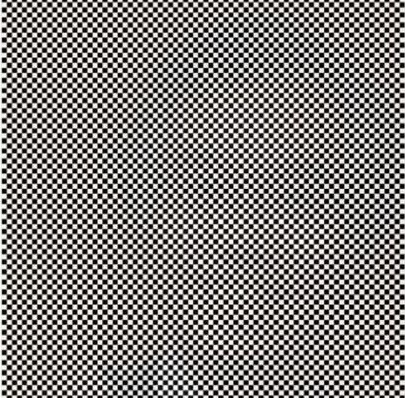
%> input picture reto_viral.jpg, 405 x 398 px
$ octave Notch2.m   (GNU Octave 9; MATLAB toolbox functions it lacks are replaced by stand-ins)
%> lines starting %> are read from the running program, lines starting %| are printed output that depends on the picture; in (x1, y1, x2, y2) boxes, pixels count from 0 and x2, y2 are one past the last pixel; in counts of white or black regions, pixels touching at a corner belong together; the program's own positions count from 1
### lpfilter.m
function H=lpfilter(tipus, M,N,D0,n)

[U,V]=dftuv(M,N);
D=sqrt(U.^2+V.^2);

%Hb=1/(1+(D(u,v)/D0)^2*n);

switch tipus
    case 'ideal'
        H=double(D<=D0);
    case 'btw'
%         if margin==4
%             n=1;
%         end
        H=1./(1+(D./D0).^(2*n));
    case 'gauss'
        H=exp(-((D.^2)/(2*D0^2)));
    otherwise
        error('Tipus desconocido')
end

### dftuv.m
function [U, V] = dftuv(M, N)
%DFTUV Computes meshgrid frequency matrices.
%   [U, V] = DFTUV(M, N) computes meshgrid frequency matrices U and
%   V.  U and V are useful for computing frequency-domain filter
%   functions that can be used with DFTFILT.  U and V are both
%   M-by-N.

%   Copyright 2002-2004 R. C. Gonzalez, R. E. Woods, & S. L. Eddins
%   Digital Image Processing Using MATLAB, Prentice-Hall, 2004
%   $Revision: 1.3 $  $Date: 2003/04/16 22:30:34 $

% Set up range of variables.
u = 0:(M - 1);
v = 0:(N - 1);

% Compute the indices for use in meshgrid.
idx = find(u > M/2);
u(idx) = u(idx) - M;
idy = find(v > N/2);
v(idy) = v(idy) - N;

% Compute the meshgrid arrays.
[V, U] = meshgrid(v, u);

### Notch2.m
clc, close all, clear all
ima = imread('reto_viral.jpg');
%> ima is the input picture: size 398x405x3 uint8; mean R, G, B 127.9, 124.6, 122.4
[fil, col, ca]=size(ima);
%> fil = 398; col = 405; ca = 3
if ca==3
    ima = rgb2gray(ima);
%> ima: size 398x405 uint8
end
% ima=rgb2gray(ima);
% figure, subplot(121),imshow(ima)
ima = double(ima);
%> ima: size 398x405 double
[x, y, z] = size(ima);
%> x = 398; y = 405; z = 1

% Create the noise
f = 0.4;  %Adjust frequency (works fine between 0.05 to 0.4)
w = (2 * pi * f);  %
A = 30;   %Adjust intensity
P = 0:w:y * w-w;
%> P = 405 values from 0 to 1015.4
R = A * sin(P);
R2 = zeros(x, y);

for i = 1:x
    R2(i, :) = R;
end
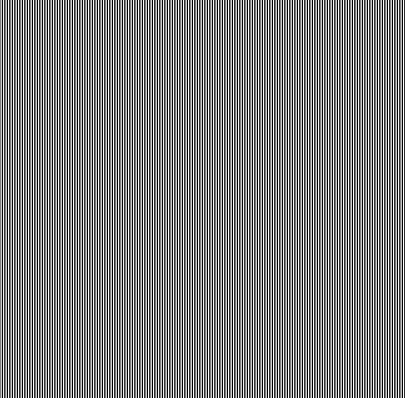
%> R2: size 398x405 double; min -28.53, max 28.53, mean 0; drawn with min black and max white

 R3 = zeros(x, y);
%Create the second noise ---------------(UNCOMMENT this section for bidirectional noise)
 f2 = 0.1; %Second frequency
 w2 = 2 * pi * f2;
 A2 = 40;  %Second intensity
 Pi = 0:w2:x * w2-w2;
%> Pi = 398 values from 0 to 249.4
 Ri = A * sin(Pi);

 for i = 1:y
    R3(:, i) = Ri;
 end
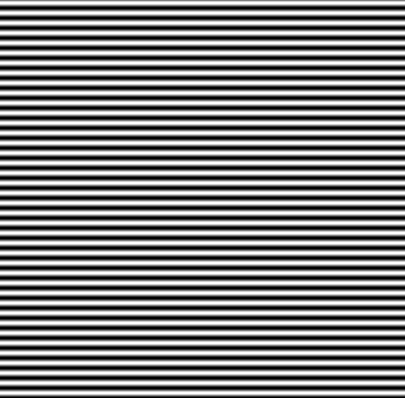
%> R3: size 398x405 double; min -28.53, max 28.53, mean 0.1; drawn with min black and max white

% alvaro.anzueto.rios@gmail.com
%%


% imN = R2 + ima + R3;
imN = double(ima);
me = mean(imN(:));
%> me = 125.4
imN = imN - me; %Substract the mean for better performance in Fourier
% subplot(122),imshow(uint8(imN))

imaf = fft2(ima);
imNf = fft2(imN);

fr = fftshift(imaf);
frN = fftshift(imNf);
fos = log(1+abs(fr));
fis = log(1+abs(frN));
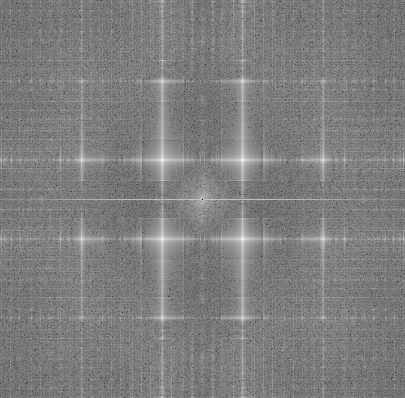
%> fis: size 398x405 double; min 9.64e-10, max 15.21, mean 7.56; drawn with min black and max white
% S=abs(fr);
figure, subplot(121), imshow(fos,[]), title('Orinal image spectrum');
subplot(122), imshow(fis,[]), title('Image with noise spectrum');
%%
figure, subplot(121), surf(fis, 'EdgeColor', 'none', 'LineStyle', 'none')
subplot(122), surf(fos, 'EdgeColor', 'none', 'LineStyle', 'none')
%> after `surf(fos, 'EdgeColor', 'none', 'LineStyle', 'none')`:
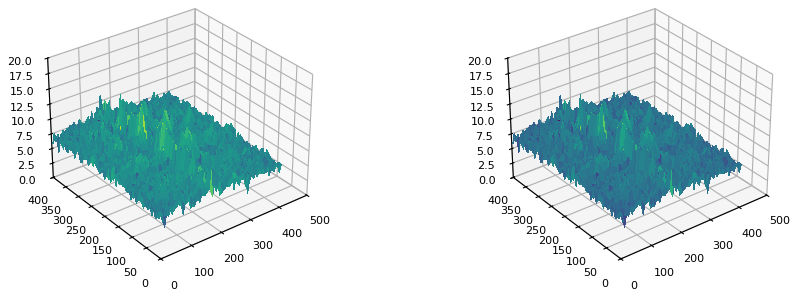
%> figure redrawn from the program's plot data, 2 panels


%%

g = size(ima);
%> g = [398 405]
[cx, cy] = meshgrid(1:1:g(1), 1:1:g(2));

fabs = abs(frN);

roi = 2;thresh = max(fabs(:)*.05);
%> after `thresh = max(fabs(:)*.05)`: thresh = 201208.7
local_extr = ordfilt2(fabs, roi^2, ones(roi));  % find local maximum within roi * roi range (works great with 2*2 or 3*3)

result = (fabs == local_extr) & (fabs > thresh);
%> result: size 398x405 logical; 0.07% white in thin lines or dots, all inside (x1, y1, x2, y2) = (81, 60, 324, 339)

figure, imshow(result),title('Local max'), hold on

m00 = sum(sum(double(result)));
%> m00 = 109
m01 = sum(sum(double(cy' .* result)))/m00;
%> m01 = 201.8
m10 = sum(sum(double(cx' .* result))    )/m00;
%> m10 = 209

s01 = sqrt(sum(sum(double((cy' - m01) .^ 2 .* result)))/m00);
%> s01 = 56.14
s10 = sqrt(sum(sum(double((cx' - m10) .^ 2 .* result)))/m00);
%> s10 = 61.87
s11 = sqrt(sum(sum(double((cx' - m10) .* (cy'-m01) .* result)))/m00);
%> s11 = 5.89

phi = .5 * atan((2 * s11 ^ 2)/(s10 ^ 2 - s01 ^ 2));
%> phi = 0.0511
plot(round(m01), round(m10), 'r*','Markersize', 20)
    an = rad2deg(phi)
%> an = 2.93

    ang = 0:0.1:2*pi;

    xp = m01+s01*real(exp(1i*(ang-phi)));
%> xp = 63 values, max 257.9 at index 2, min 145.7 at index 33, mean 202
    yp = m10+s10*imag(exp(1i*ang));
%> yp = 63 values, max 270.9 at index 17, min 147.2 at index 48, mean 209
    plot(xp,yp);
%> figure, not shown here; its title reads 'Local max'
    hold off

    BW = roipoly(ima, xp, yp);
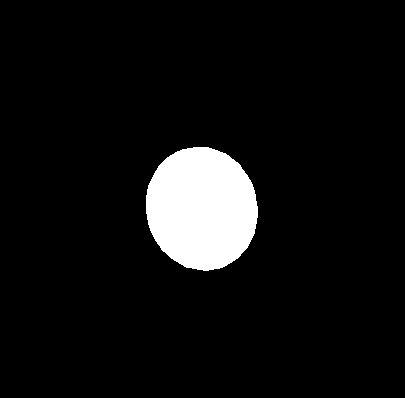
%> BW: size 398x405 logical; 6.8% white; 1 white region, box (x1, y1, x2, y2) and area: (146, 147, 258, 271) 10890

    result = result & ~BW;


[r, c] = find(result);                      %Find the coordinates of the max values
%> r = 51 values from 61 to 339; c = 51 values from 82 to 324
wer=0;
filt1=1-fftshift(lpfilter('gauss',7,7,10,1));
%%
for i = 1:length(r)

        a = frN(r(i) - 3:r(i) + 3, c(i) - 3:c(i) + 3);  %Set an area around the maximum
        b = mean(a(:));                    %Find the local minimum
        frN(r(i) - 3:r(i) + 3, c(i) - 3:c(i) + 3) = a.*filt1;  % assign the minimum of the local area to the entire area

        wer=wer+1

end
%> this loop made 51 passes
S=log(1+abs(frN));
Inew2=ifft2(ifftshift(frN));
figure,subplot(221),imshow(uint8(ima));
subplot(222),imshow(uint8(imN+me)); % Add again the mean to the image with noise and the reconstructed one
subplot(223),imshow(uint8(abs(Inew2+me)),[]);
%> after `imshow(uint8(abs(Inew2+me)),[])`:
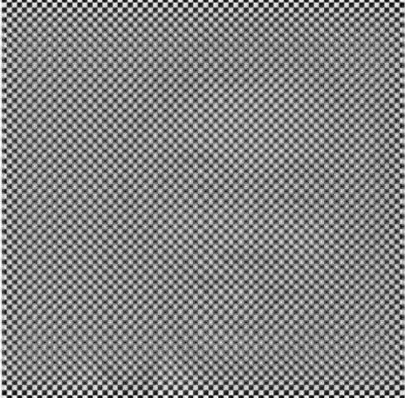
%> displayed picture: size 398x405, on the screen's scale of 0 to 255; min 0, max 255, mean 131.9
subplot(224),surf(S,'EdgeColor','none','LineStyle','none') %Show the notched spectrum
%> after `surf(S,'EdgeColor','none','LineStyle','none')`:
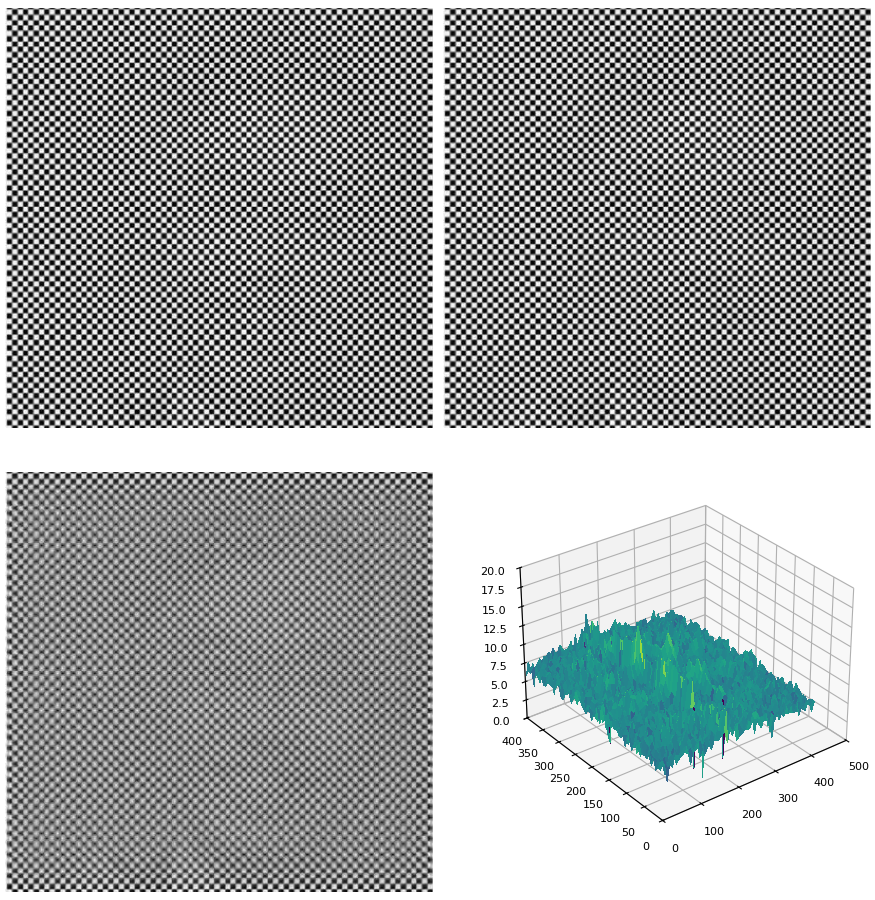
%> figure redrawn from the program's plot data, 4 panels

$ run again, with 1.JPG copied over reto_viral.jpg
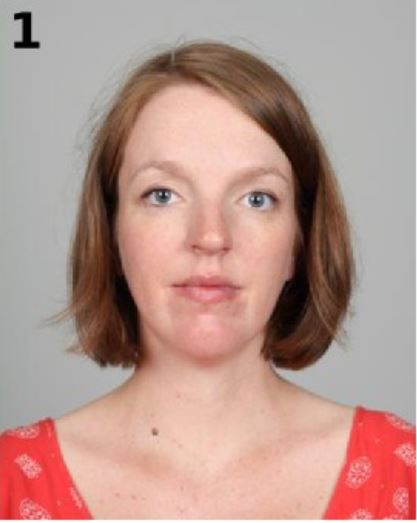
%> input picture 1.JPG, 417 x 523 px
%> ima is the input picture: size 523x417x3 uint8; mean R, G, B 183.6, 150.4, 142
%> after the loop `for i = 1:y`:
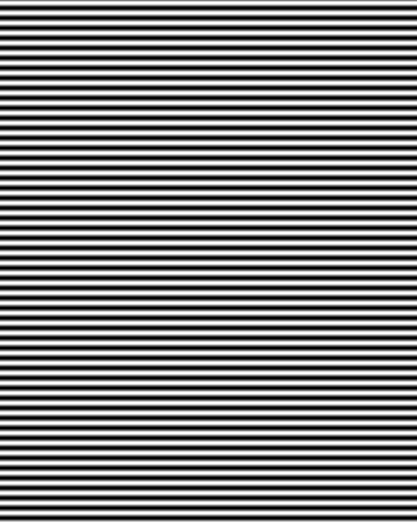
%> R3: size 523x417 double; min -28.53, max 28.53, mean 0.1; drawn with min black and max white
%> me = 159.3
%> thresh = 130625.7
%> m00 = 147
%> m01 = 210.2
%> m10 = 263.3
%> s01 = 7.41
%> s10 = 8.09
%> phi = -0.221
%> an = -12.68
%> xp = 63 values, max 217.6 at index 62, min 202.7 at index 30, mean 210.2
%> yp = 63 values, max 271.3 at index 17, min 255.2 at index 48, mean 263.3
%> BW: size 523x417 logical; 0.08% white; 1 white region, box (x1, y1, x2, y2) and area: (203, 255, 218, 271) 182
%> r = 97 values from 234 to 290; c = 97 values from 192 to 226
%> the loop `for i = 1:length(r)` made 97 passes
%> after the loop `for i = 1:length(r)`: wer = 97
%> `surf(S,'EdgeColor','none','LineStyle','none')`:
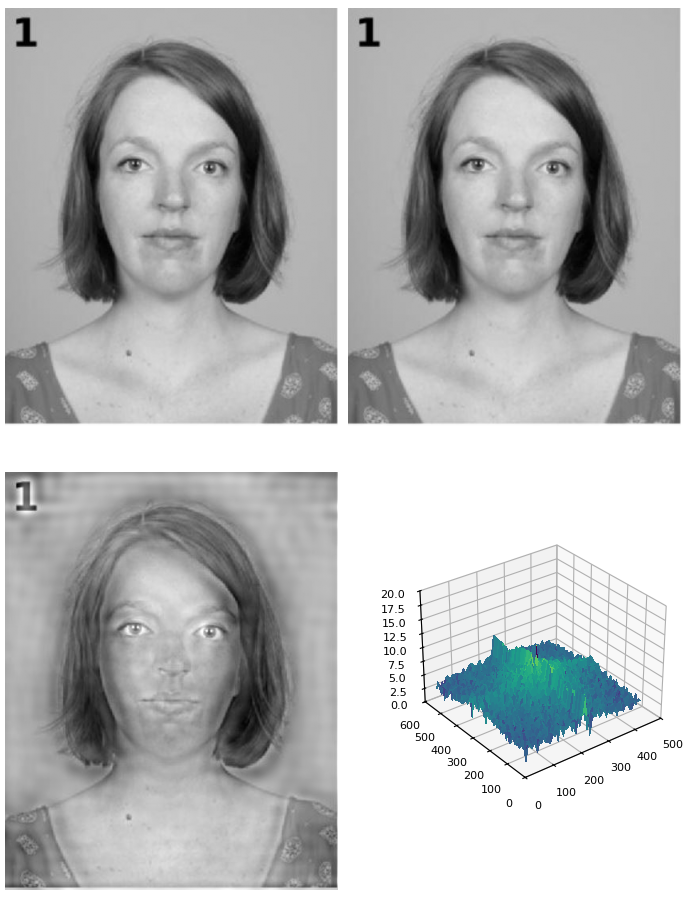
%> figure redrawn from the program's plot data, 4 panels

$ run again, with 1020.jpg copied over reto_viral.jpg
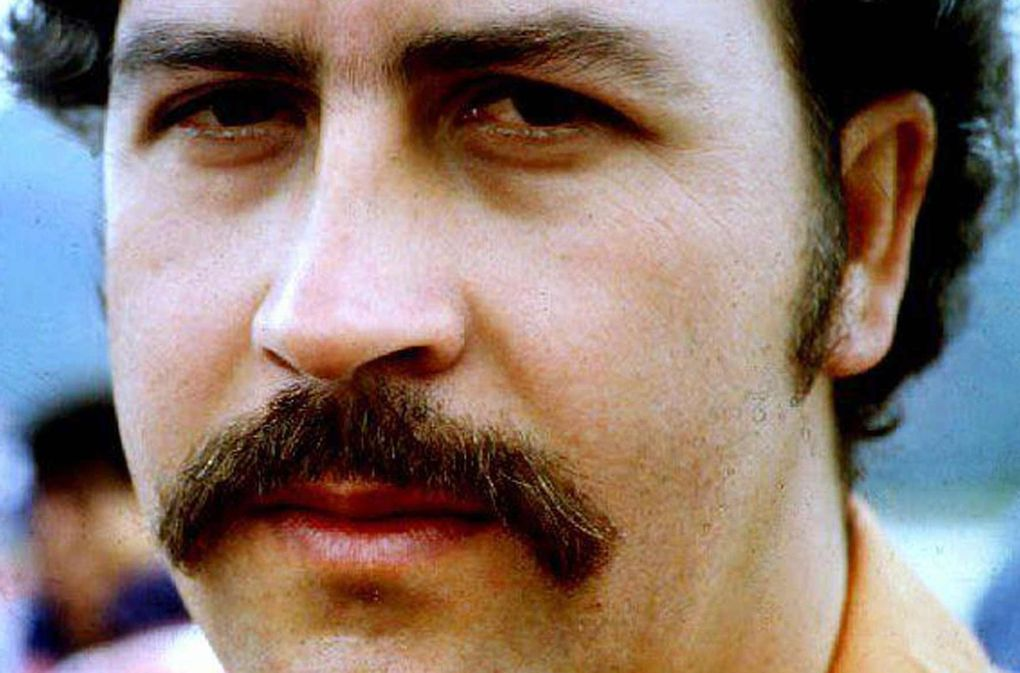
%> input picture 1020.jpg, 1020 x 673 px
%> ima is the input picture: size 673x1020x3 uint8; mean R, G, B 138.4, 121.1, 113.4
%> after the loop `for i = 1:y`:
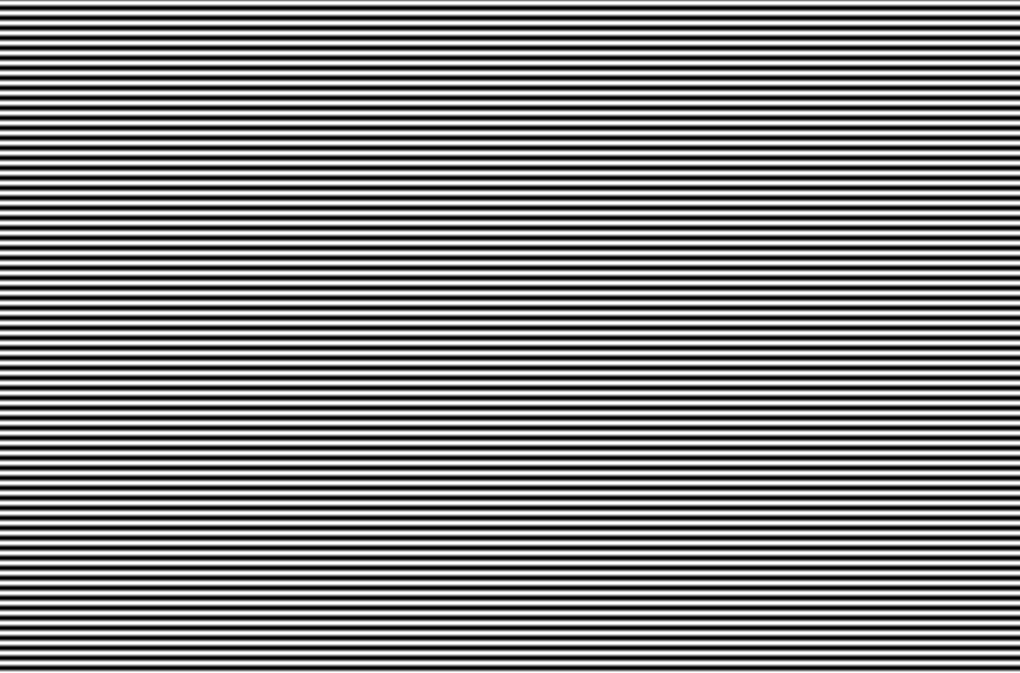
%> R3: size 673x1020 double; min -28.53, max 28.53, mean 0.1; drawn with min black and max white
%> me = 125.4
%> thresh = 616888.6
%> m00 = 146
%> m01 = 512.4
%> m10 = 338
%> s01 = 8.45
%> s10 = 5.93
%> s11 = 1.15
%> phi = -0.0364
%> an = -2.09
%> xp = 63 values, max 520.8 at index 1, min 503.9 at index 32, mean 512.4
%> yp = 63 values, max 344 at index 17, min 332.1 at index 48, mean 338
%> BW: size 673x1020 logical; 0.02% white; 1 white region, box (x1, y1, x2, y2) and area: (504, 332, 521, 344) 161
%> r = 95 values from 324 to 350; c = 95 values from 487 to 535
%> the loop `for i = 1:length(r)` made 95 passes
%> after the loop `for i = 1:length(r)`: wer = 95
%> `surf(S,'EdgeColor','none','LineStyle','none')`:
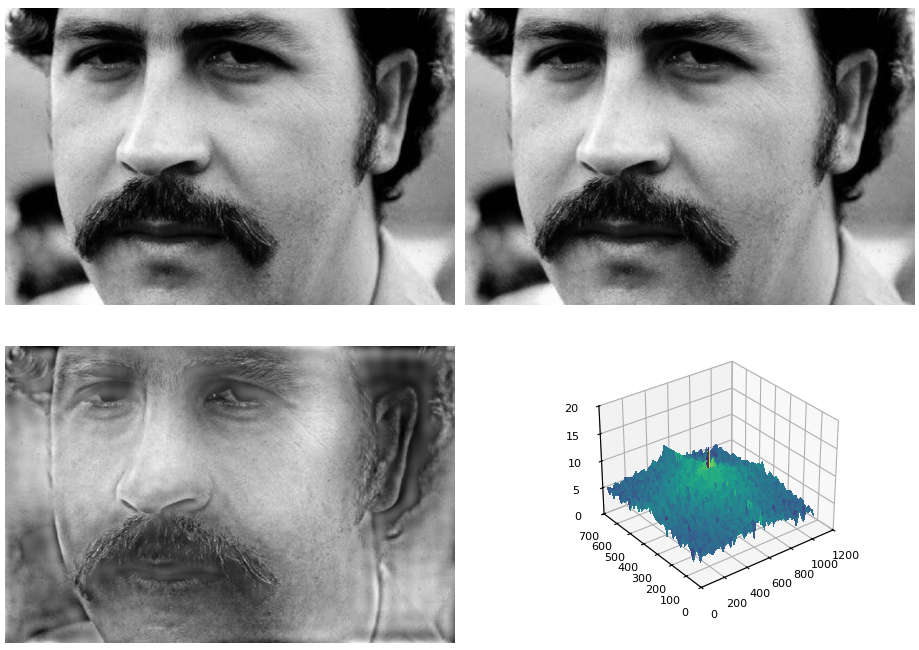
%> figure redrawn from the program's plot data, 4 panels
